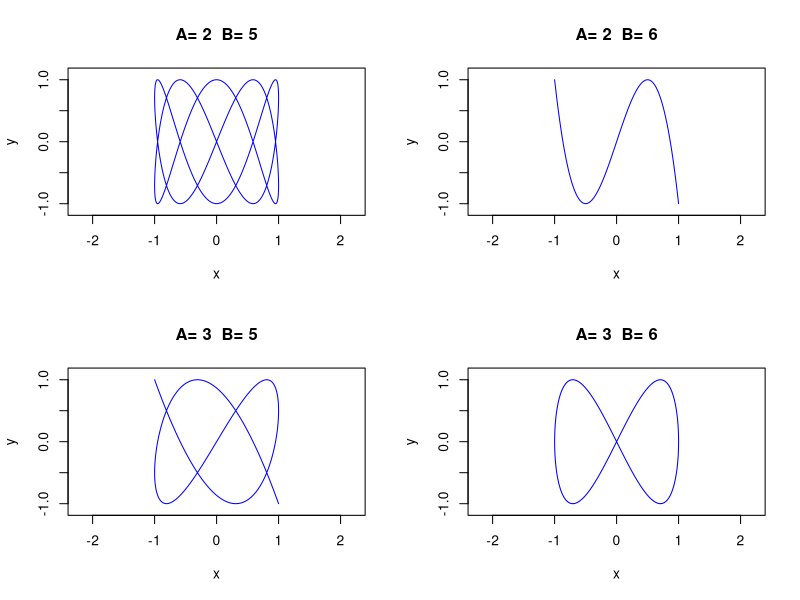

Write the R code that produced this figure.
## ---- chunk 1
LisPlot <- function(A, B, C, color){
 
    t <- (0:800)*pi/200   # t ranges from 0 to 4 pi
    x <- sin(A*t)
    y <- sin(B*t + C*pi)
    plot(x,y,type="l",col=color,xlab="x",ylab="y",
         main=paste("A=",i," B=",j),
         xlim=c(-1.1,1.1), ylim=c(-1.1,1.1), asp=1)
}
## ---- chunk 2
par(mfrow=c(2,2))
for (i in 2:3)
   for (j in 5:6)
       LisPlot(i,j,0,"blue")
